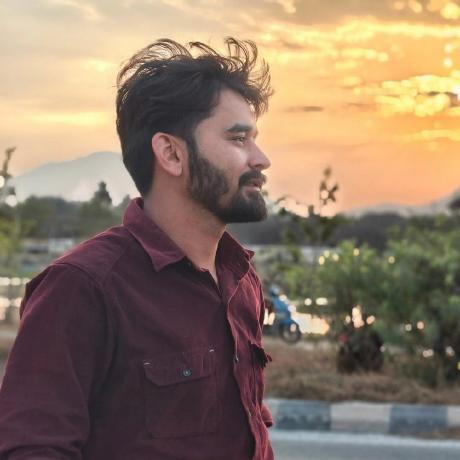
#> input picture Computer Vision/face.jpeg, 460 x 460 px
$ python perspective_transform.py
#> lines starting #> are read from the running program, lines starting #| are printed output that depends on the picture; after the words box and inside, x2 and y2 are one past the last pixel; in counts of white or black regions, pixels touching at a corner belong together
import cv2
import numpy as np

# Load the image
image = cv2.imread('face.jpeg')  # Replace with your image path
#> image is the input picture: shape (460, 460, 3); mean B, G, R 102.6, 120.9, 141.1
if image is None:
    print("Error: Could not load image")
    exit()

# Resize image to match our transformation dimensions
image = cv2.resize(image, (300, 300))
#> image: shape (300, 300, 3)

# Define source and destination points for perspective transform
src = np.float32([[0, 0], [300, 0], [300, 300], [0, 300]])
dst = np.float32([[50, 50], [250, 50], [300, 300], [0, 300]])

# Compute perspective transform matrix
M = cv2.getPerspectiveTransform(src, dst)

# Apply perspective transformation
warped = cv2.warpPerspective(image, M, (300, 300))
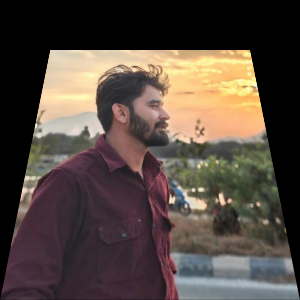
#> warped: shape (300, 300, 3); mean B, G, R 64.8, 72.8, 84.9

# Draw points on original image for visualization
for point in src:
    cv2.circle(image, tuple(point.astype(int)), 5, (0, 0, 255), -1)
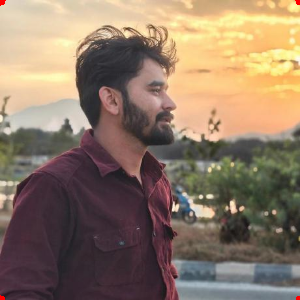
#> image: shape (300, 300, 3); mean B, G, R 102.3, 120.6, 141.1

# Draw points on warped image for visualization
for point in dst:
    cv2.circle(warped, tuple(point.astype(int)), 5, (0, 255, 0), -1)
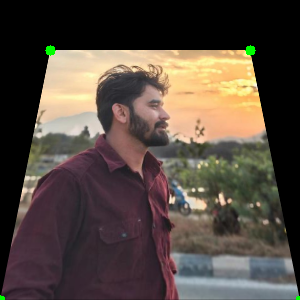
#> warped: shape (300, 300, 3); 0.22% of pixels changed, all inside (x1, y1, x2, y2) = (0, 45, 300, 300)

# Display results
cv2.imshow("Original with Source Points (red)", image)
cv2.imshow("Warped with Destination Points (green)", warped)
cv2.waitKey(0)

# Save results
cv2.imwrite("original_with_points.jpg", image)
cv2.imwrite("perspective_warped.jpg", warped)

# Print transformation matrix
print("Perspective Transformation Matrix:")
print(M)

cv2.destroyAllWindows()

$ run again, with Computer Vision/OIP.jpeg copied over Computer Vision/face.jpeg
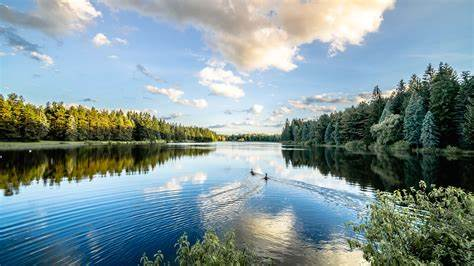
#> input picture Computer Vision/OIP.jpeg, 474 x 266 px
#> image is the input picture: shape (266, 474, 3); mean B, G, R 151.7, 148.3, 127.6
#> `image = cv2.resize(image, (300, 300))`:
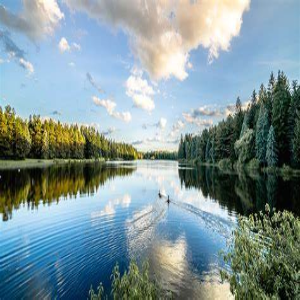
#> image: shape (300, 300, 3); mean B, G, R 151.6, 148.2, 127.5
#> after the loop `for point in dst:`:
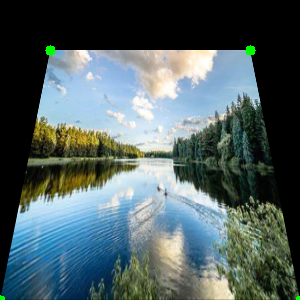
#> warped: shape (300, 300, 3); mean B, G, R 97.4, 96.2, 80.1
